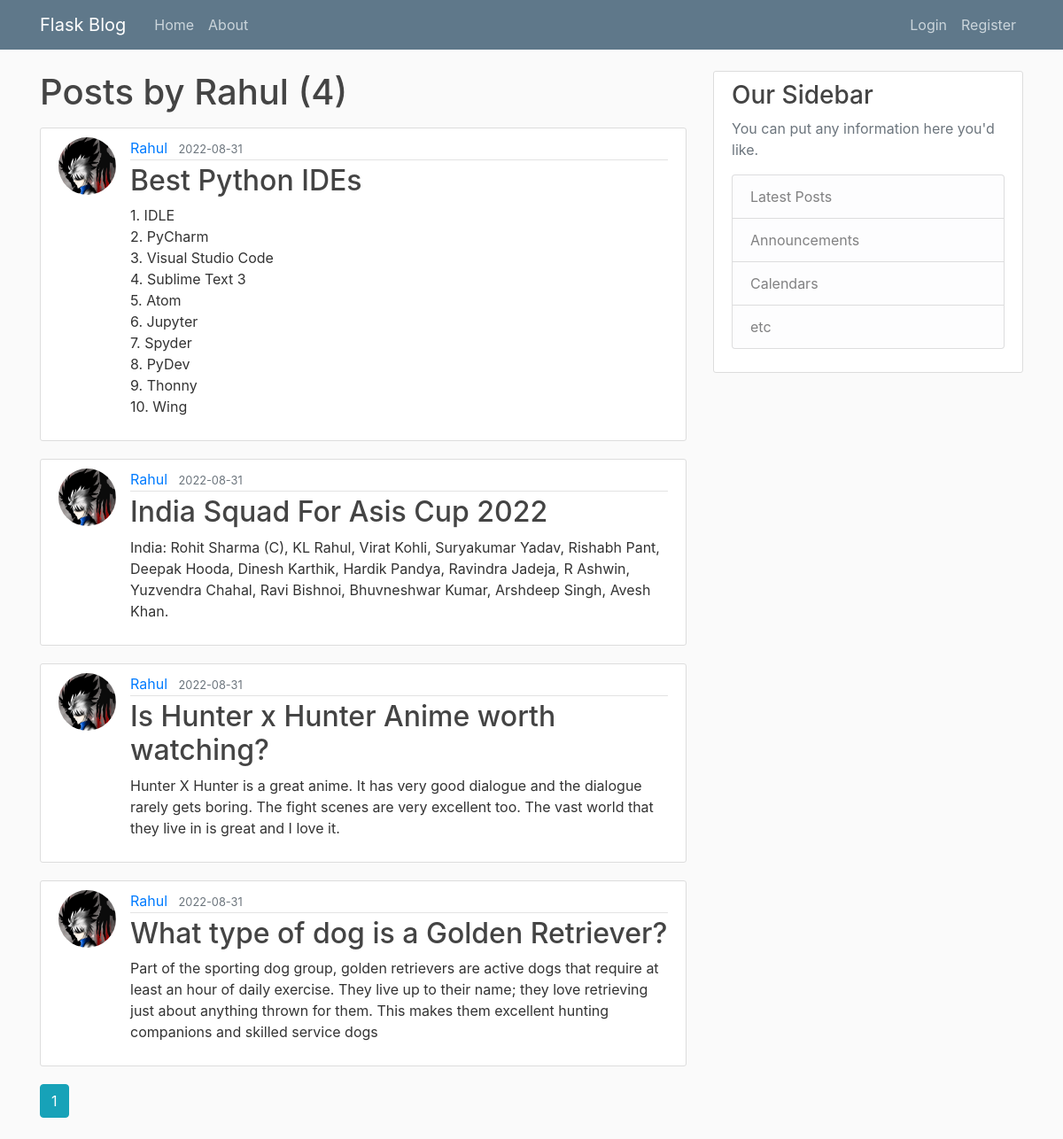
Screenshot of /user/Rahul with the database file from the repository.
### flaskblog/models.py (models this page shows, shortened)
class User(db.Model, UserMixin):
    id = db.Column(db.Integer, primary_key=True)
    username = db.Column(db.String(20), unique=True, nullable=False)
    email = db.Column(db.String(120), unique=True, nullable=False)
    image_file = db.Column(db.String(20), nullable=False, default='default.jpg')
    password = db.Column(db.String(60), nullable=False)
    posts = db.relationship('Post', backref='author', lazy=True)

class Post(db.Model):
    id = db.Column(db.Integer, primary_key=True)
    title = db.Column(db.String(100), nullable=False)
    date_posted = db.Column(db.DateTime, nullable=False, default=datetime.utcnow)
    content = db.Column(db.Text, nullable=False)
    user_id = db.Column(db.Integer, db.ForeignKey('user.id'), nullable=False)

### flaskblog/users/routes.py (the view)
@users.route("/user/<string:username>")
def user_posts(username):
    page = request.args.get('page', 1, type=int)
    user = User.query.filter_by(username=username).first_or_404()
    posts = Post.query.filter_by(author=user)\
        .order_by(Post.date_posted.desc())\
        .paginate(page=page, per_page=5)
    return render_template('user_posts.html', posts=posts, user=user)

### flaskblog/templates/user_posts.html
{% extends "layout.html" %}
{% block content %}
    <h1 class="mb-3">Posts by {{ user.username }} ({{ posts.total }})</h1>
    {% for post in posts.items %}
        <article class="media content-section">
          <img class="rounded-circle article-img" src="{{ url_for('static', filename='profile_pics/' + post.author.image_file) }}">
          <div class="media-body">
            <div class="article-metadata">
              <a class="mr-2" href="{{ url_for('users.user_posts', username=post.author.username) }}">{{ post.author.username }}</a>
              <small class="text-muted">{{ post.date_posted.strftime('%Y-%m-%d') }}</small>
            </div>
            <h2><a class="article-title" href="{{ url_for('posts.post', post_id=post.id) }}">{{ post.title }}</a></h2>
            <p class="article-content">{{ post.content }}</p>
          </div>
        </article>
    {% endfor %}
    {% for page_num in posts.iter_pages(left_edge=1, right_edge=1, left_current=1, right_current=2) %}
      {% if page_num %}
        {% if posts.page == page_num %}
          <a class="btn btn-info mb-4" href="{{ url_for('users.user_posts', username=user.username, page=page_num) }}">{{ page_num }}</a>
        {% else %}
          <a class="btn btn-outline-info mb-4" href="{{ url_for('users.user_posts', username=user.username, page=page_num) }}">{{ page_num }}</a>
        {% endif %}
      {% else %}
        ...
      {% endif %}
    {% endfor %}
{% endblock content %}

### flaskblog/static/main.css (style rules this page uses)
body { background: #fafafa; color: #333333; margin-top: 5rem; }
h1, h2, h3, h4, h5, h6 { color: #444444; }
.content-section { background: #ffffff; padding: 10px 20px; border: 1px solid #dddddd; border-radius: 3px; margin-bottom: 20px; }
.article-title { color: #444444; }
.article-content { white-space: pre-line; }
.article-img { height: 65px; width: 65px; margin-right: 16px; }
.article-metadata { padding-bottom: 1px; margin-bottom: 4px; border-bottom: 1px solid #e3e3e3 }

### rows the page displays
User: username "Rahul"
Post: image_file (picture), author.username "Rahul", date_posted "2022-08-31", title "Best Python IDEs", content "1. IDLE 2. PyCharm 3. Visual Studio Code 4. Sublime Text 3 5. Atom 6. Jupyter 7. Spyder 8. PyDev 9. Thonny 10. Wing"
Post: image_file (picture), author.username "Rahul", date_posted "2022-08-31", title "India Squad For Asis Cup 2022", content "India: Rohit Sharma (C), KL Rahul, Virat Kohli, Suryakumar Yadav, Rishabh Pant, Deepak Hooda, Dinesh Karthik, Hardik Pandya, Ravindra Jadeja, R Ashwin, Yuzvendra Chahal, Ravi Bishnoi, Bhuvneshwar Kumar, Arshdeep Singh, Avesh Khan."
Post: image_file (picture), author.username "Rahul", date_posted "2022-08-31", title "Is Hunter x Hunter Anime worth watching?", content "Hunter X Hunter is a great anime. It has very good dialogue and the dialogue rarely gets boring. The fight scenes are very excellent too. The vast world that they live in is great and I love it."
Post: image_file (picture), author.username "Rahul", date_posted "2022-08-31", title "What type of dog is a Golden Retriever?", content "Part of the sporting dog group, golden retrievers are active dogs that require at least an hour of daily exercise. They live up to their name; they love retrieving just about anything thrown for them. This makes them excellent hunting companions and skilled service dogs"

### other values shown
{{ posts.total }} "4"
{{ page_num }} "1"
